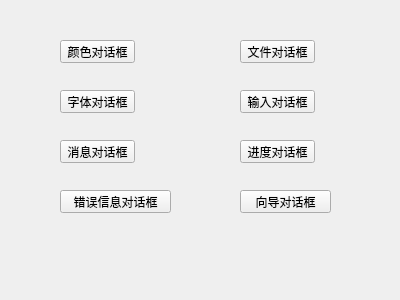
<?xml version="1.0" encoding="UTF-8"?>
<ui version="4.0">
 <class>MyWidget</class>
 <widget class="QWidget" name="MyWidget">
  <property name="geometry">
   <rect>
    <x>0</x>
    <y>0</y>
    <width>400</width>
    <height>300</height>
   </rect>
  </property>
  <property name="windowTitle">
   <string>MyWidget</string>
  </property>
  <widget class="QPushButton" name="pushButton">
   <property name="geometry">
    <rect>
     <x>60</x>
     <y>40</y>
     <width>75</width>
     <height>23</height>
    </rect>
   </property>
   <property name="text">
    <string>颜色对话框</string>
   </property>
  </widget>
  <widget class="QPushButton" name="pushButton_2">
   <property name="geometry">
    <rect>
     <x>240</x>
     <y>40</y>
     <width>75</width>
     <height>23</height>
    </rect>
   </property>
   <property name="text">
    <string>文件对话框</string>
   </property>
  </widget>
  <widget class="QPushButton" name="pushButton_3">
   <property name="geometry">
    <rect>
     <x>60</x>
     <y>90</y>
     <width>75</width>
     <height>23</height>
    </rect>
   </property>
   <property name="text">
    <string>字体对话框</string>
   </property>
  </widget>
  <widget class="QPushButton" name="pushButton_4">
   <property name="geometry">
    <rect>
     <x>240</x>
     <y>90</y>
     <width>75</width>
     <height>23</height>
    </rect>
   </property>
   <property name="text">
    <string>输入对话框</string>
   </property>
  </widget>
  <widget class="QPushButton" name="pushButton_5">
   <property name="geometry">
    <rect>
     <x>60</x>
     <y>140</y>
     <width>75</width>
     <height>23</height>
    </rect>
   </property>
   <property name="text">
    <string>消息对话框</string>
   </property>
  </widget>
  <widget class="QPushButton" name="pushButton_6">
   <property name="geometry">
    <rect>
     <x>240</x>
     <y>140</y>
     <width>75</width>
     <height>23</height>
    </rect>
   </property>
   <property name="text">
    <string>进度对话框</string>
   </property>
  </widget>
  <widget class="QPushButton" name="pushButton_7">
   <property name="geometry">
    <rect>
     <x>60</x>
     <y>190</y>
     <width>111</width>
     <height>23</height>
    </rect>
   </property>
   <property name="text">
    <string>错误信息对话框</string>
   </property>
  </widget>
  <widget class="QPushButton" name="pushButton_8">
   <property name="geometry">
    <rect>
     <x>240</x>
     <y>190</y>
     <width>91</width>
     <height>23</height>
    </rect>
   </property>
   <property name="text">
    <string>向导对话框</string>
   </property>
  </widget>
 </widget>
 <layoutdefault spacing="6" margin="11"/>
 <resources/>
 <connections/>
</ui>
